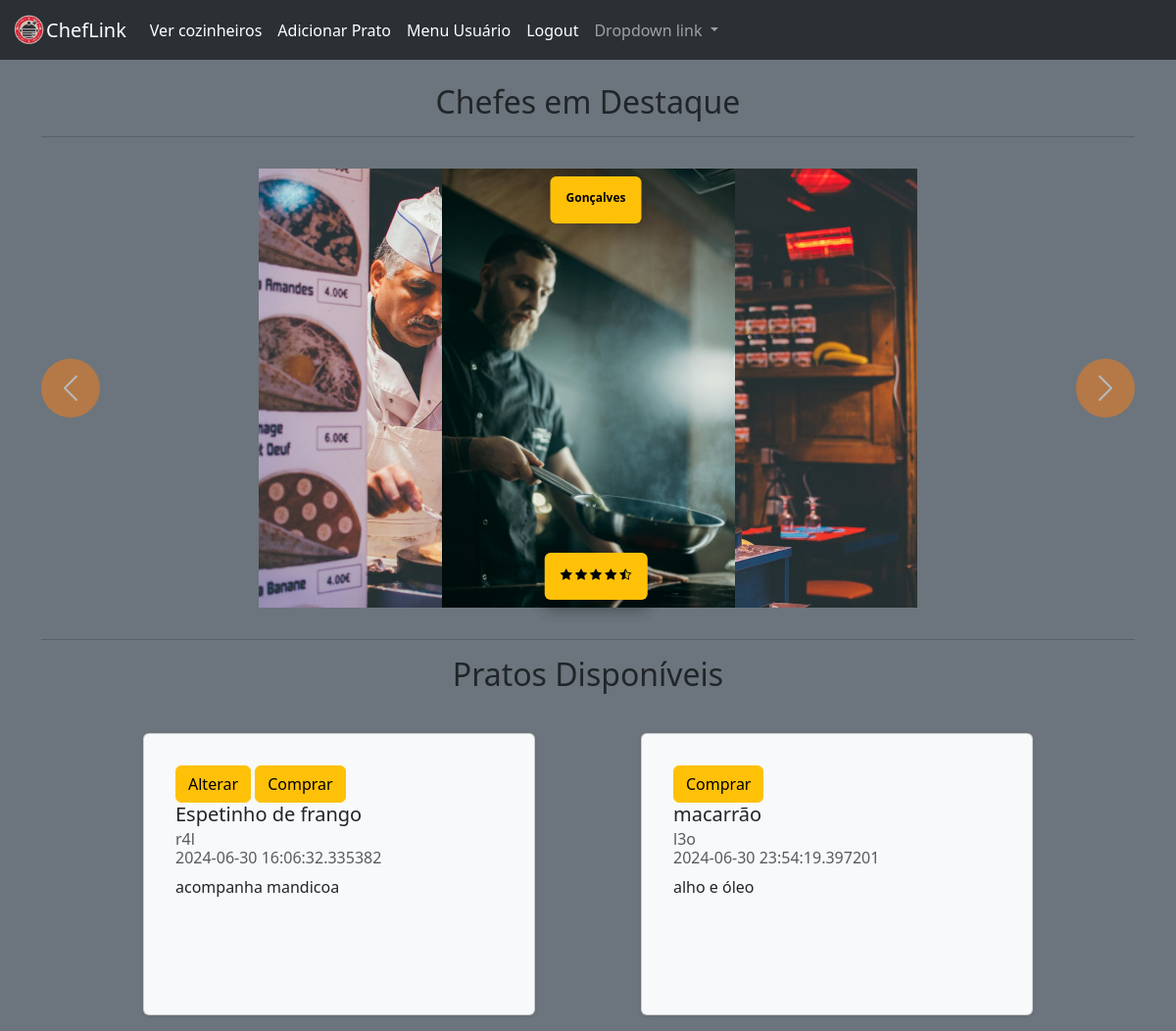
/ (signed in), run on the app's committed database.
### models.py (models this page shows)
class UserPostModel(db.Model):
    __tablename__ = "userpostmodel"
    id = mapped_column(Integer,autoincrement=True,primary_key=True)
    title = mapped_column(String(30),nullable=False)
    user_id = mapped_column(Integer, ForeignKey('usermodel.id'))
    slug = mapped_column(String(30),nullable=False)
    content = mapped_column(Text,nullable=False)
    date_posted = mapped_column(DateTime,default=datetime.utcnow())

class UserModel(db.Model, UserMixin):
    __tablename__ = "usermodel"
    id = mapped_column(Integer,autoincrement=True,primary_key=True)
    name = mapped_column(String(100), nullable=False)
    username = mapped_column(String(30), nullable=False,unique=True)
    email = mapped_column(String(60), nullable=False, unique=True)
    password_hash = mapped_column(String(128), nullable=False)
    status = mapped_column(Boolean, unique=False,default=True)
    posts = relationship('UserPostModel', backref='poster')

### routes.py (the view)
@app.route('/')
def index():
    posts = UserPostModel.query.all()
    return render_template('index.html',posts=posts)

### routes.py (called while the page is built)
@login_manager.user_loader
def load_user(user_id):
    return UserModel.query.get_or_404(user_id)

### templates/index.html (shortened to what this page needs)
{%extends "base.html"%}
{%block body%}
<br>
<h2 class="text-center">Chefes em Destaque</h2>
<div class="container">
    <hr>
    {%include "components/carrossel.html"%}
    <hr>
</div>
<h2 class="text-center">Pratos Disponíveis</h2>
<div class="container d-flex flex-row mb-3 gap-2 flex-wrap align-items-center">
    <br>
    {%include "components/post.html"%}
</div>
{%endblock%}

### templates/components/post.html
{%if posts%}
<div class="container d-flex  flex-wrap gap-3 justify-content-evenly">
{%for post in posts%}
<div class="card shadow-sm p-3 bg-body-tertiary rounded" style="width: 25rem; height: 18rem;">
    <div class="card-body " style="overflow: hidden;">
        {%if post.poster.id == current_user.id%}
        <a href="{{url_for('alter_post',id=post.id)}}" class="btn btn-warning">Alterar</a>
        {%endif%}
        <a href="#" class="btn btn-warning">Comprar</a>
        <h5 class="card-title">{{post.title}}</h5>
        <h6 class="card-subtitle mb-2 text-body-secondary">{{post.poster.username}} <br>
            {{post.date_posted}}</h6>
        <p class="card-text" style="text-overflow: ellipsis;">{{post.content}}</p>
    </div>
</div>
{%endfor%}
</div>
{%else%}
<p>Não há postagens</p>
{%endif%}

### data on the page
UserPostModel: title "Espetinho de frango", poster.username "r4l", date_posted "2024-06-30 16:06:32.335382", content "acompanha mandicoa"
UserPostModel: title "macarrão", poster.username "l3o", date_posted "2024-06-30 23:54:19.397201", content "alho e óleo"
